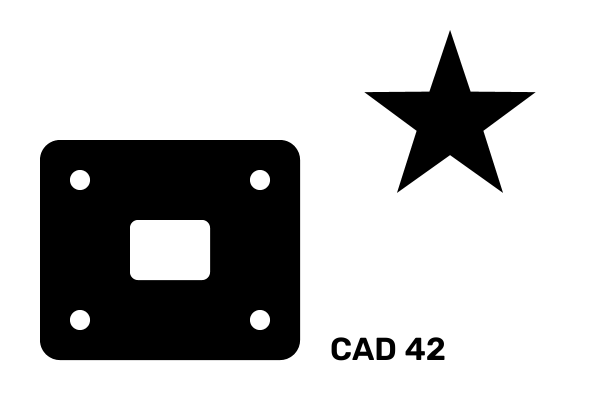
#> input picture examples/plate.png, 600 x 400 px
$ python __main__.py ../examples/plate.png
#> lines starting #> are read from the running program, lines starting #| are printed output that depends on the picture; after the words box and inside, x2 and y2 are one past the last pixel; in counts of white or black regions, pixels touching at a corner belong together
### img2dxf/preprocess.py
"""Image loading and conversion to a continuous "foreground field".

Instead of producing a hard binary mask, the preprocessing stage produces a
float image (the *field*) together with an iso-level.  Pixels whose field value
is above the level are foreground.  Tracing the iso-contour of this continuous
field with marching squares gives sub-pixel accurate edges, which is what makes
the downstream geometry accurate (anti-aliased edges are located to a fraction
of a pixel instead of being snapped to the pixel grid).
"""

from __future__ import annotations

from dataclasses import dataclass

import cv2
import numpy as np


@dataclass
class Field:
    values: np.ndarray  # float32, H x W; foreground where values > level
    level: float
    width: int
    height: int
    dpi: tuple[float, float] | None = None

    @property
    def mask(self) -> np.ndarray:
        return self.values > self.level


def load_gray(path: str) -> tuple[np.ndarray, tuple[float, float] | None]:
    """Load any image as float32 grayscale in [0, 1] (alpha composited on white)."""
#> called with path = '../examples/plate.png'
    data = np.fromfile(path, dtype=np.uint8)
    img = cv2.imdecode(data, cv2.IMREAD_UNCHANGED)
#> img is the input picture: shape (400, 600); min 0, max 255, mean 189.8
    if img is None:
        raise ValueError(f"Could not read image: {path}")

    if img.dtype == np.uint16:
        img = img.astype(np.float32) / 65535.0
    elif img.dtype == np.uint8:
        img = img.astype(np.float32) / 255.0
    else:
        img = img.astype(np.float32)
        rng = float(img.max() - img.min()) or 1.0
        img = (img - img.min()) / rng

    if img.ndim == 3:
        if img.shape[2] == 4:
            alpha = img[:, :, 3:4]
            img = img[:, :, :3] * alpha + (1.0 - alpha)
        gray = cv2.cvtColor(img, cv2.COLOR_BGR2GRAY)
    else:
        gray = img

    dpi = None
    try:  # DPI metadata is optional; Pillow is only used for reading it.
        from PIL import Image

        with Image.open(path) as im:
            if "dpi" in im.info:
                d = im.info["dpi"]
                dpi = (float(d[0]), float(d[1]))
    except Exception:
        pass
    return gray.astype(np.float32), dpi


def _otsu(gray: np.ndarray) -> float:
    """Iso-level for edge tracing: midway between the ink and paper intensities.

    Otsu separates the two classes; the true edge of an anti-aliased (or
    blurred) boundary lies at 50% between the class levels, which is where the
    contour is placed.  Class medians keep this robust to noise.
    """
    u8 = np.clip(gray * 255.0 + 0.5, 0, 255).astype(np.uint8)
    t, _ = cv2.threshold(u8, 0, 255, cv2.THRESH_BINARY + cv2.THRESH_OTSU)
    lo = u8[u8 <= t]
    hi = u8[u8 > t]
    if len(lo) == 0 or len(hi) == 0:
        return (float(t) + 0.5) / 255.0
    return 0.5 * (float(np.median(lo)) + float(np.median(hi))) / 255.0


def _background_is_dark(gray: np.ndarray, t: float) -> bool:
    """Decide polarity from the image border, which is almost always background."""
    border = np.concatenate([gray[0, :], gray[-1, :], gray[:, 0], gray[:, -1]])
    return float(np.median(border)) < t


def build_field(
    gray: np.ndarray,
    threshold: str | float = "otsu",
    foreground: str = "auto",
    blur: float = 0.8,
    denoise: float = 0.0,
    min_area: float = 16.0,
    min_hole_area: float | None = None,
    dpi: tuple[float, float] | None = None,
) -> Field:
    """Turn a grayscale image into a foreground field + iso level.

    threshold: "otsu", "adaptive" (uneven lighting: flatten the illumination
               first) or a number in 0..255.
    foreground: "auto", "dark" or "light".
    blur: Gaussian sigma (px) applied to the field; suppresses pixel staircase
          and noise while keeping straight edges unbiased.
    denoise: strength of non-local-means denoising (0 = off), for photos/scans.
    min_area / min_hole_area: despeckle - remove foreground blobs / fill holes
          smaller than this many square pixels.
    """
#> called with threshold = 'otsu', foreground = 'auto', blur = 0.8, denoise = 0, min_area = 16
    h, w = gray.shape
    if denoise > 0:
        u8 = np.clip(gray * 255.0 + 0.5, 0, 255).astype(np.uint8)
        u8 = cv2.fastNlMeansDenoising(u8, None, h=float(denoise), templateWindowSize=7, searchWindowSize=21)
        gray = u8.astype(np.float32) / 255.0

    if isinstance(threshold, str) and threshold == "adaptive":
        gray = flatten_illumination(gray)
        threshold = "otsu"
    if isinstance(threshold, str) and threshold != "otsu":
        threshold = float(threshold)
    t = _otsu(gray) if threshold == "otsu" else float(threshold) / 255.0
#> in _otsu, `t, _ = cv2.threshold(u8, 0, 255, cv2.THRESH_BINARY + cv2.THRESH_OTSU)`: t = 125
#> t = 0.5
    bg_dark = _background_is_dark(gray, t)
#> in _background_is_dark, `border = np.concatenate([gray[0, :], gray[-1, :], gray[:, 0], gray[:, ..`: border = 2000 values from 1 to 1
#> bg_dark = False
    fg_dark = _resolve_fg_dark(foreground, bg_dark)
#> fg_dark = True
    values = (1.0 - gray) if fg_dark else gray.copy()
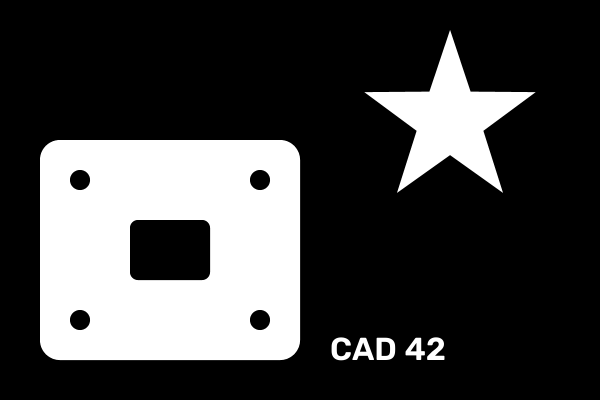
#> values: shape (400, 600) float32; min 0, max 1, mean 0.256
    level = (1.0 - t) if fg_dark else t
#> level = 0.5

    values = values.astype(np.float32)
    if blur and blur > 0:
        values = cv2.GaussianBlur(values, (0, 0), float(blur))

    values = _despeckle(values, level, min_area, min_hole_area if min_hole_area is not None else min_area)
    return Field(values=values, level=level, width=w, height=h, dpi=dpi)


# [36 lines left out: function flatten_illumination, not called in this run]


def _resolve_fg_dark(foreground: str, bg_dark: bool) -> bool:
    if foreground == "dark":
        return True
    if foreground == "light":
        return False
    return not bg_dark


def _despeckle(values: np.ndarray, level: float, min_area: float, min_hole_area: float) -> np.ndarray:
#> called with level = 0.5, min_area = 16, min_hole_area = 16
    lo = float(min(values.min(), level - 1e-3))
#> lo = 0
    hi = float(max(values.max(), level + 1e-3))
#> hi = 1
    mask = (values > level).astype(np.uint8)
#> mask: shape (400, 600); values 0 (black) and 1 (white), 25.5% white; 7 white regions, largest, box (x1, y1, x2, y2) and area: (40, 140, 300, 360) 50856, (366, 32, 534, 192) 9287, (377, 338, 395, 360) 265

    if min_area > 0:
        n, labels, stats, _ = cv2.connectedComponentsWithStats(mask, connectivity=8)
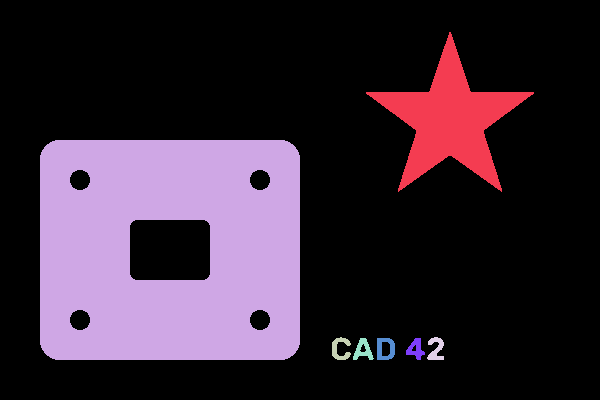
#> labels: shape (400, 600) int32; 8 distinct labels, from 0 to 7; one colour per label, 0 black
#> n = 8; stats = [[0, 0, 600, 400, 178681], [366, 32, 168, 160, 9287], [40, 140, 260, 220, 50856], [332, 337, 19, 23, 228], [427, 337, 17, 23, 226], [353, 338, 21, 22, 237], [377, 338, 18, 22, 265], [406, 338, 19, 22, 220]]
        small = np.where(stats[1:, cv2.CC_STAT_AREA] < min_area)[0] + 1
#> small = empty array
#> (the rest of the program and of its run is left out)
